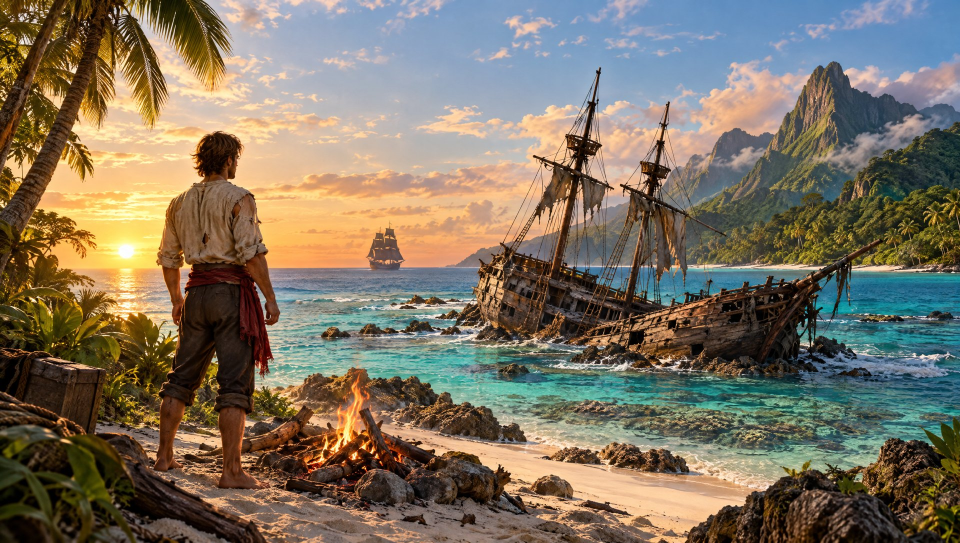
#> input picture Assets/Resources/UI/Story/keyart.jpg, 1920 x 1086 px (shown at 1/2 size)
$ python coach_art.py
#> lines starting #> are read from the running program, lines starting #| are printed output that depends on the picture
#!/usr/bin/env python3
"""Tutorial art, into Assets/Resources/UI/Coach:

- hand.png: the pointing hand (Font Awesome 6 Free Solid "hand-pointer", CC BY 4.0, https://fontawesome.com), white
  with a dark outline and a soft shadow.
- castaway.jpg: the castaway's portrait for the coach bubble, cut from the game's own key art (UI/Story/keyart.jpg).

    python3 -I Tools/art/coach_art.py
"""
import os
from PIL import Image, ImageDraw, ImageFont, ImageFilter

ROOT = os.path.join(os.path.dirname(os.path.abspath(__file__)), "..", "..")
OUT = os.path.join(ROOT, "Assets", "Resources", "UI", "Coach")
FONT = os.environ.get("FA_SOLID", "/usr/share/fonts/truetype/font-awesome/fa-6.7.2-solid-900.ttf")


def hand():
    N, SS = 256, 4                      # output size, supersampling
    big = N * SS
    font = ImageFont.truetype(FONT, int(big * 0.70))
    mask = Image.new("L", (big, big), 0)
#> mask: PIL image 1024x1024 L; every value is 0
    ImageDraw.Draw(mask).text((big // 2, big // 2), chr(0xF25A), font=font, fill=255, anchor="mm")
    outline = mask.filter(ImageFilter.MaxFilter(1 + 2 * int(big * 0.022) | 1))
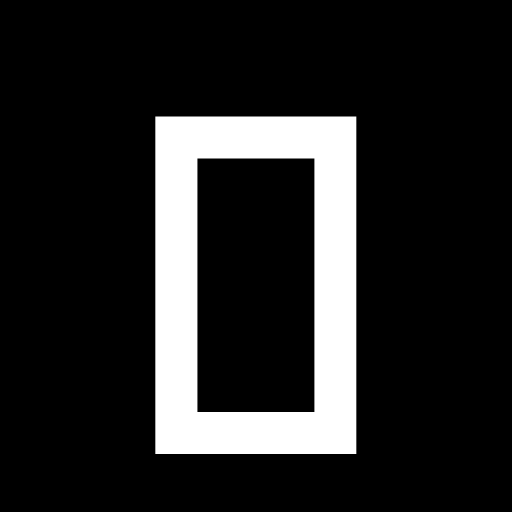
#> outline: PIL image 1024x1024 L (shown at 1/2 size); min 0, max 255, mean 37.1
    shadow = outline.filter(ImageFilter.GaussianBlur(big * 0.03))
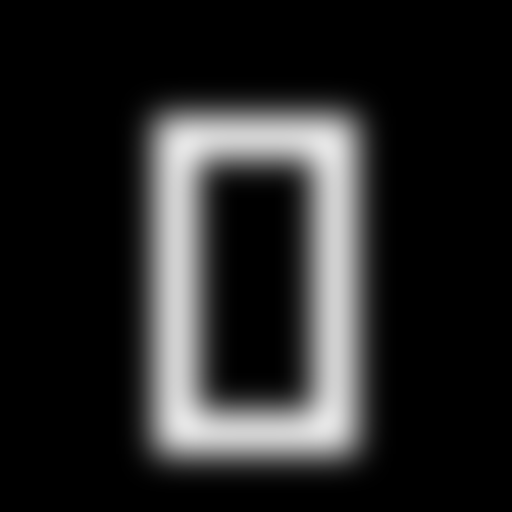
#> shadow: PIL image 1024x1024 L (shown at 1/2 size); min 0, max 230, mean 37.1
    img = Image.new("RGBA", (big, big), (0, 0, 0, 0))
#> img: PIL image 1024x1024 RGBA; every value is 0
    sh = Image.new("RGBA", (big, big), (0, 0, 0, 0)); sh.putalpha(shadow.point(lambda v: v * 0.55))
#> after `sh.putalpha(shadow.point(lambda v: v * 0.55))`:
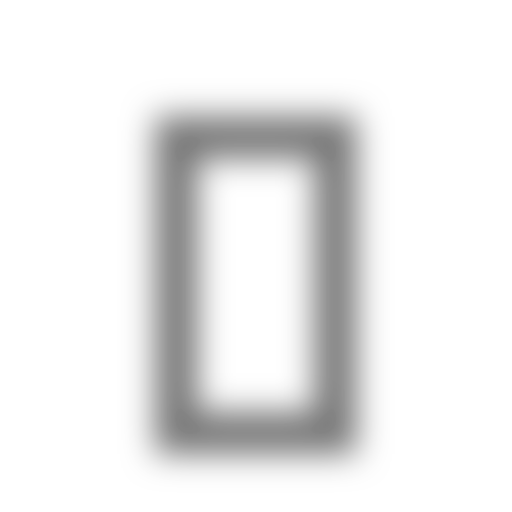
#> sh: PIL image 1024x1024 RGBA (shown at 1/2 size); mean R, G, B, A 0, 0, 0, 20.4; transparent parts drawn white
    img.alpha_composite(sh, (int(big * 0.03), int(big * 0.045)))
    rim = Image.new("RGBA", (big, big), (30, 22, 12, 0)); rim.putalpha(outline); img.alpha_composite(rim)
    grad = Image.new("RGBA", (big, big))
    for y in range(big):
        t = y / big
        ImageDraw.Draw(grad).line([(0, y), (big, y)], fill=(255, int(252 - 14 * t), int(244 - 34 * t), 255))
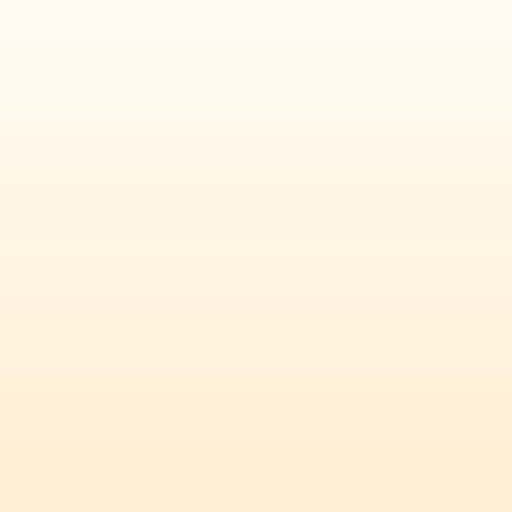
#> grad: PIL image 1024x1024 RGBA (shown at 1/2 size); mean R, G, B, A 255, 244.5, 226.5, 255
    grad.putalpha(mask); img.alpha_composite(grad)
#> after `grad.putalpha(mask)`:
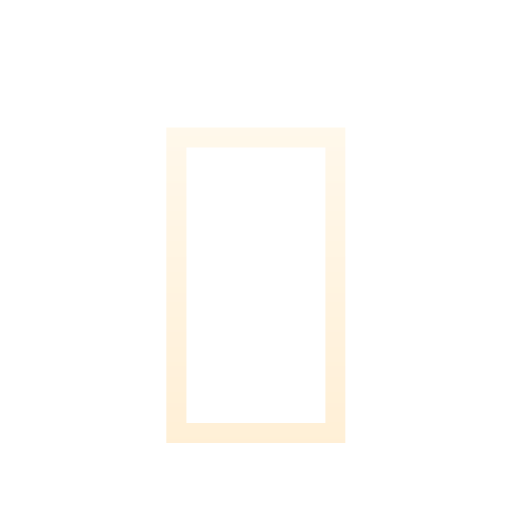
#> grad: PIL image 1024x1024 RGBA (shown at 1/2 size); mean R, G, B, A 255, 244.5, 226.5, 17.7; transparent parts drawn white
    img.resize((N, N), Image.LANCZOS).save(os.path.join(OUT, "hand.png"))
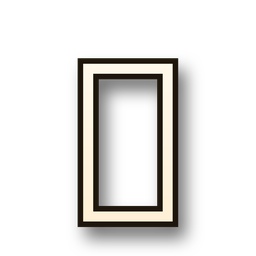
#> saved as hand.png: PIL image 256x256 RGBA; mean R, G, B, A 19.9, 18.7, 16.5, 46.1; transparent parts drawn white


def portrait():
    art = Image.open(os.path.join(ROOT, "Assets", "Resources", "UI", "Story", "keyart.jpg")).convert("RGB")
#> art is the input picture: PIL image 1920x1086 RGB; mean R, G, B 125.3, 114.8, 97.4
    art.crop((250, 200, 630, 580)).resize((256, 256), Image.LANCZOS).save(os.path.join(OUT, "castaway.jpg"), quality=90)
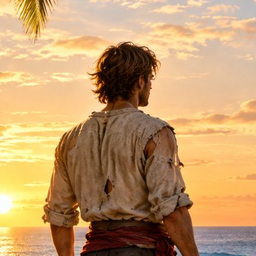
#> saved as castaway.jpg: PIL image 256x256 RGB; mean R, G, B 193.4, 155, 108.9


if __name__ == "__main__":
    os.makedirs(OUT, exist_ok=True)
    hand(); portrait()
    print("wrote", os.path.normpath(OUT))

$ run again, with Assets/Resources/UI/Story/home.jpg copied over Assets/Resources/UI/Story/keyart.jpg
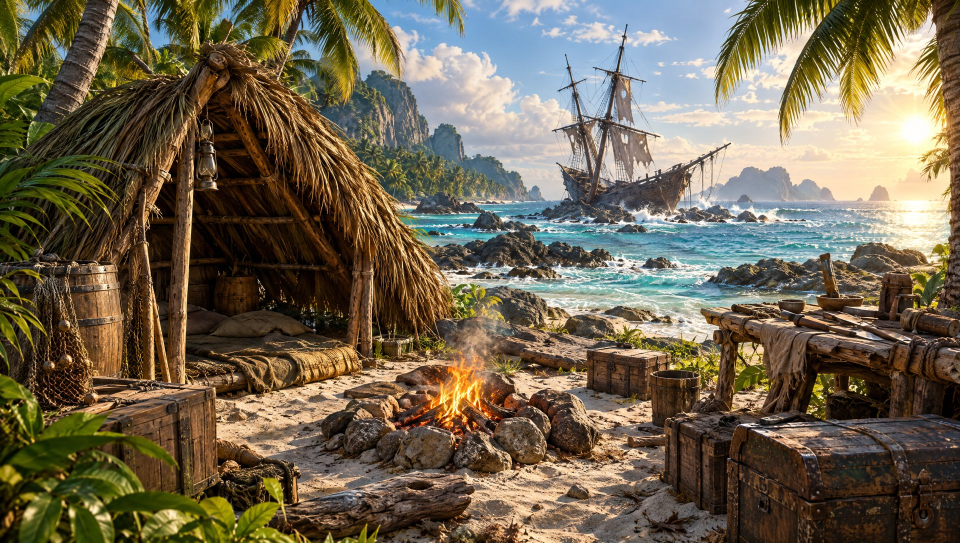
#> input picture Assets/Resources/UI/Story/home.jpg, 1920 x 1086 px (shown at 1/2 size)
#> in portrait, art is the input picture: PIL image 1920x1086 RGB; mean R, G, B 112, 101, 79.7
#> in portrait, `art.crop((250, 200, 630, 580)).resize((256, 256), Image.LANCZOS).save(..`:
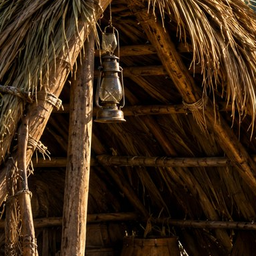
#> saved as castaway.jpg: PIL image 256x256 RGB; mean R, G, B 60.6, 39.8, 21.3

$ run again, with Assets/Resources/UI/Story/jungle.jpg copied over Assets/Resources/UI/Story/keyart.jpg
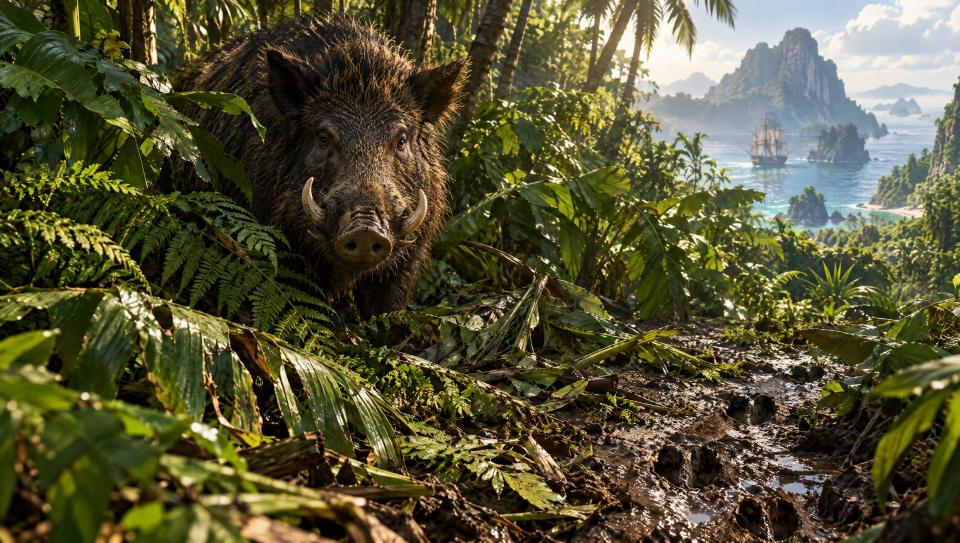
#> input picture Assets/Resources/UI/Story/jungle.jpg, 1920 x 1086 px (shown at 1/2 size)
#> in portrait, art is the input picture: PIL image 1920x1086 RGB; mean R, G, B 86.1, 83.9, 52.2
#> in portrait, `art.crop((250, 200, 630, 580)).resize((256, 256), Image.LANCZOS).save(..`:
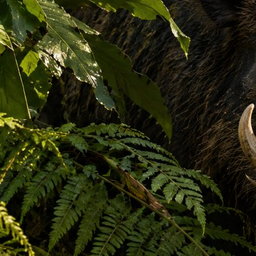
#> saved as castaway.jpg: PIL image 256x256 RGB; mean R, G, B 40, 42.5, 15.6
